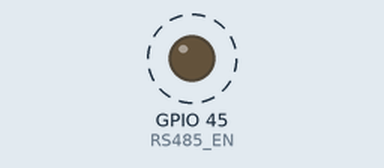
Simulated run of this sketch. Board: ESP32-S3. Shown: output pins drawn as LEDs (lit = HIGH). Dashed ring = blinking. What the sketch prints to the serial monitor is not drawn.

Above: at 0.5 s.
Timing chart, 0 to 3.3 s (numbered marks = the images above):
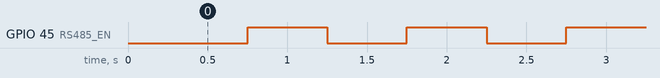

Measured:
- by itself, GPIO 45 (RS485_EN): alternates HIGH for 0.50 s and LOW for 0.50 s

The sketch:

RS-485_EN_Toggle_Test.ino
```cpp
/*
  Dave Williams, DitroniX 2019-2026 (ditronix.net)
  IPEM S3-AI - ESP32-S3 | ATM90E36A | WiFi 2.4 | Ethernet (W5500 with PoE) | RS-485 | DS3231SN RTC | IoT Mains Power Energy Monitor

  August 2026: Example Code, to demonstrate and test the IPEM S3-AI

  Remember!
  - Set the BOARD to Use ESP32S3 Dev Module (or similar).
  - You can also set the BAUD rate up to 921600 to speed up flashing.
  - The SDK does NOT need external power to flash.  It will take Power from the USB 5V.
  - The Serial Monitor is configured for BAUD 115200

  The purpose of this test code is to cycle through the various main functions of the board as part of bring up testing.

  This test code is OPEN SOURCE and formatted for easier viewing.  Although is is not intended for real world use, it may be freely used, or modified as needed.
  It is distributed on an "AS IS" BASIS, WITHOUT WARRANTIES OR CONDITIONS OF ANY KIND, either express or implied.

  For board configuration, see https://github.com/DitroniX/IPEM-S3-AI-ESP32-S3-IoT-Ethernet-Mains-Power-Energy-Monitor/wiki/Arduino-IDE

  Further information, details and examples can be found on our website or github.com/DitroniX

  * ditronix.net
  * github.com/DitroniX
  * github.com/DitroniX/IPEM-S3-AI-ESP32-S3-IoT-Ethernet-Mains-Power-Energy-Monitor
  * github.com/DitroniX/IPEM-S3-AI-ESP32-S3-IoT-Ethernet-Mains-Power-Energy-Monitor/wiki
  * hackster.io/DitroniX/ipem-s3-ai-esp32-s3-atm90e36a-iot-ethernet-mains-pwr-monitor-698f14
*/


// Libraries

// **************** USER VARIABLES / DEFINES / STATIC / STRUCTURES / CONSTANTS ****************

// **************** OUTPUTS ****************
#define RS485_EN 45  // RS485 EN (GP45)

// **************** FUNCTIONS AND ROUTINES ****************

// **************** SETUP ****************
void setup() {
  // Stabalise
  delay(250);

  // Initialise UART
  Serial.begin(115200);
  while (!Serial)
    ;  // Wait for serial port to connect
  Serial.println("");

  // Initialise and Configure UART Matrix Select
  pinMode(RS485_EN, OUTPUT);
  digitalWrite(RS485_EN, HIGH);

  Serial.println("IPEM S3-Ai Bring Up and Test Example Code");
  Serial.println("Running EN Toggle Test");
}

// **************** LOOP ****************
void loop() {

  // Cycle RS485 EN Yellow LED
  digitalWrite(RS485_EN, LOW);
  delay(500);
  digitalWrite(RS485_EN, HIGH);
  delay(500);
}
```
